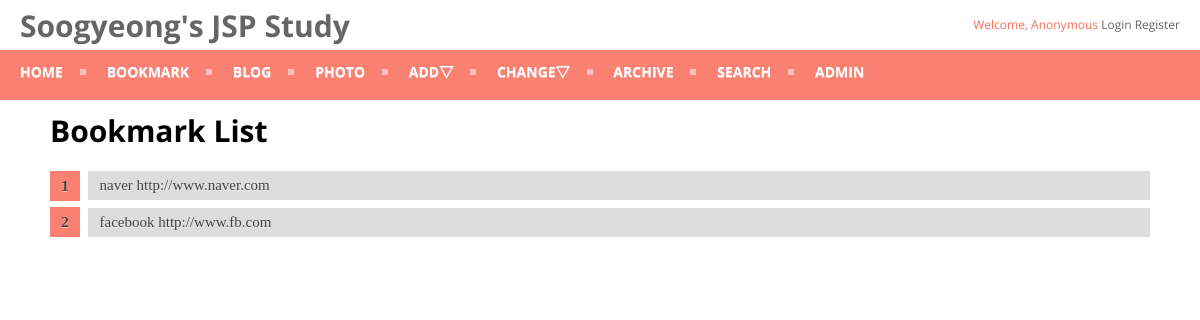
Page /bookmark/ on the earlier database version.
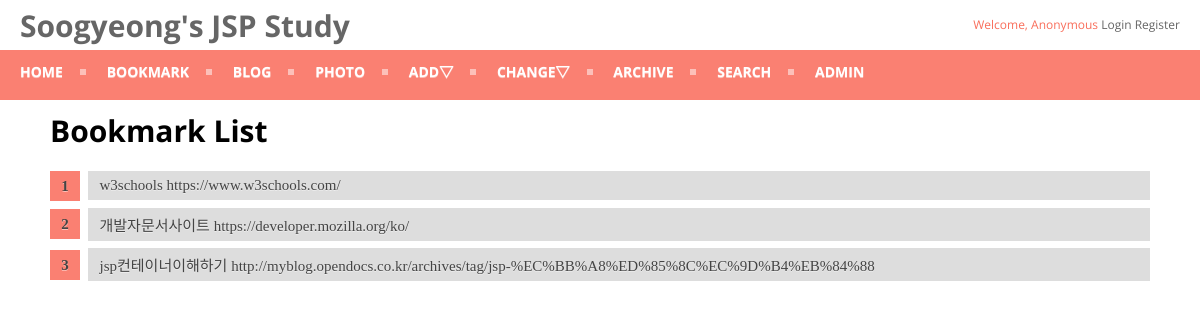
Same page on the later database version.
### bookmark/models.py (models this page shows)
class Bookmark(models.Model):
    title = models.CharField(max_length=100, blank=True, null=True)
    url = models.URLField('url', unique=True)
    def __str__(self):
        return "%s %s" %(self.title, self.url)

### bookmark/views.py (the view)
class BookmarkLV(ListView):
    model = Bookmark

### bookmark/templates/bookmark/bookmark_list.html (shortened to what this page needs)
{% extends "base.html" %}
{% load staticfiles %}
{% block extrastyle %}{% static "css/bookmark_list.css" %}{% endblock %}
{% block content %}
<body>
<div id="content">
    <h1>Bookmark List</h1>
    <ul class="rectangle-list">
        {% for bookmark in object_list %}
            <li><a href="{% url 'bookmark:detail' bookmark.id %}">{{ bookmark }}</a></li>
        {% endfor %}
    </ul>
</div>
</body>
{% endblock %}

Differences in the rows shown:
removed Bookmark: title+url "naver http://www.naver.com"
removed Bookmark: title+url "facebook http://www.fb.com"
added Bookmark: title+url "w3schools https://www.w3schools.com/"
added Bookmark: title+url "개발자문서사이트 https://developer.mozilla.org/ko/"
added Bookmark: title+url "jsp컨테이너이해하기 http://myblog.opendocs.co.kr/archives/tag/jsp-%EC%BB%A8%ED%85%8C%EC%9D%B4%EB%84%88"
